Frame 1 (no input): blank canvas, image omitted
Frame 60 (the mouse pressed at the canvas centre just before this capture): blank canvas, image omitted
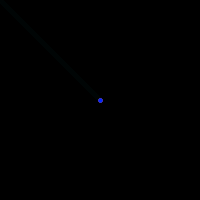
Frame 120 (the mouse held since frame 60 and released just before this capture)

The Processing sketch whose frames 1 and 60 were blank and that drew this single picture after the mouse press (run headless with seeded random() and noise(); from frame 60 on, the mouse is pressed at the canvas centre):

// Processing sketch: sketch_1_12
// ── sketch_1_12.pde
void setup() {
  size(200, 200);
  background(0);
  strokeWeight(4);
  frameRate(15);
  colorMode(HSB, 360, 100, 100);
}
void draw() {
  noStroke();
  fill(0, 25);
  rect(0, 0, width, height);
  stroke(random(360), 100, 100);
  line(pmouseX, pmouseY, mouseX, mouseY);
}
